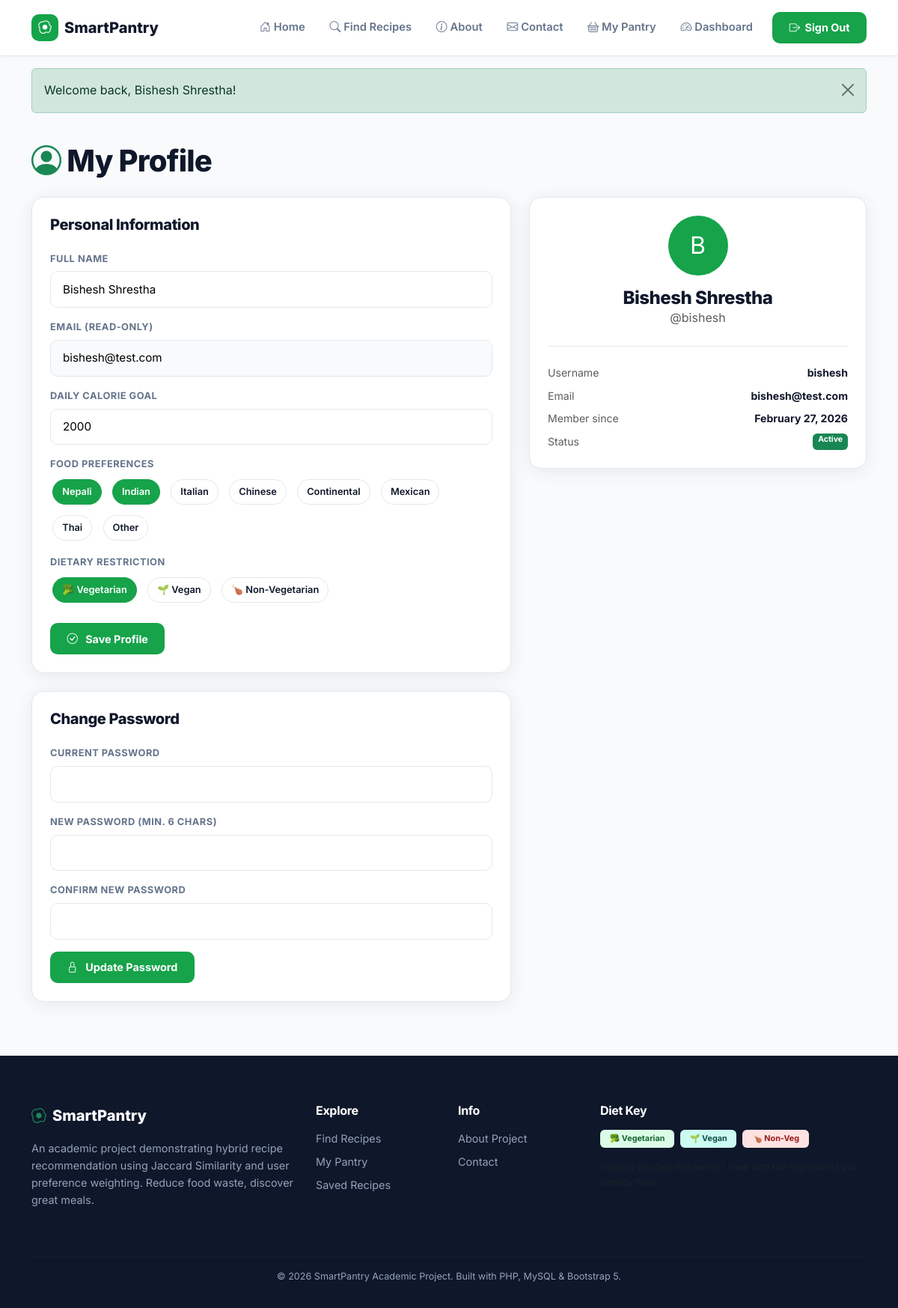
/views/user/profile.php (signed in), run on the app's committed database.
### tables this page shows
CREATE TABLE users (
    id INT AUTO_INCREMENT PRIMARY KEY,
    full_name VARCHAR(100) NOT NULL,
    username VARCHAR(50) NOT NULL UNIQUE,
    email VARCHAR(100) NOT NULL UNIQUE,
    password VARCHAR(255) NOT NULL,
    food_preferences TEXT DEFAULT NULL,
    dietary_restrictions TEXT DEFAULT NULL,
    daily_calorie_goal INT DEFAULT 2000,
    status ENUM('active','deactivated') DEFAULT 'active',
    created_at TIMESTAMP DEFAULT CURRENT_TIMESTAMP,
    INDEX idx_username (username),
    INDEX idx_email (email),
    INDEX idx_status (status)
);

### config/database.php (called while the page is built, shortened)
<?php
class Database {
    private string $host     = 'localhost';
    private string $db_name  = 'smartpantry';
    private string $username = 'root';
    private string $password = '1234';
    private ?PDO   $conn     = null;
    public function getConnection(): ?PDO {
        try {
            $this->conn = new PDO(
                "mysql:host={$this->host};dbname={$this->db_name};charset=utf8mb4",
                $this->username,
                $this->password,
                [
                    PDO::ATTR_ERRMODE            => PDO::ERRMODE_EXCEPTION,
                    PDO::ATTR_DEFAULT_FETCH_MODE => PDO::FETCH_ASSOC,
                    PDO::ATTR_EMULATE_PREPARES   => false,
                ]
            );
        } catch (PDOException $e) {
            error_log('DB Connection Error: ' . $e->getMessage());
            return null;
        }
        return $this->conn;
    }
}
function getDB(): ?PDO {
    static $db = null;
    if ($db === null) {
        $database = new Database();
        $db = $database->getConnection();
    }
    return $db;
}

### models/User.php (called while the page is built, shortened)
<?php
require_once __DIR__ . '/../config/database.php';
require_once __DIR__ . '/../includes/functions.php';
class User {
    private ?PDO   $db;
    private string $table = 'users';
    public function __construct() { $this->db = getDB(); }
    public function getById(int $id): ?array {
        $st = $this->db->prepare(
            "SELECT id, full_name, username, email, food_preferences,
                    dietary_restrictions, daily_calorie_goal, status, created_at
             FROM {$this->table} WHERE id = ? LIMIT 1"
        );
        $st->execute([$id]);
        return $st->fetch() ?: null;
    }
}

### views/user/profile.php (the view, shortened to what this page needs)
<?php
require_once __DIR__ . '/../../includes/functions.php';
require_once __DIR__ . '/../../models/User.php';
$userModel = new User();
$user      = $userModel->getById((int)$_SESSION['user_id']);
$prefs     = getFoodPreferences($user['food_preferences'] ?? '');
$diets     = getDietaryRestrictions($user['dietary_restrictions'] ?? '');
require_once __DIR__ . '/../includes/header.php';
?>
<div class="container-xl py-4">
  <h1 class="fw-black mb-4"><i class="bi bi-person-circle text-success me-2"></i>My Profile</h1>
  <div class="row g-4">
    <div class="col-lg-7">
      <div class="sp-card p-4 mb-4">
        <h5 class="fw-black mb-4">Personal Information</h5>
        <form method="POST" action="<?= BASE_URL ?>controllers/UserController.php">
          <div class="mb-3">
            <label class="sp-label">Full Name</label>
            <input type="text" name="full_name" class="sp-form-control" required
                   value="<?= htmlspecialchars($user['full_name'] ?? '') ?>">
          </div>
          <div class="mb-3">
            <label class="sp-label">Email (read-only)</label>
            <input type="email" class="sp-form-control" value="<?= htmlspecialchars($user['email'] ?? '') ?>" readonly
                   style="background:#f8fafc;cursor:not-allowed;">
          </div>
          <div class="mb-3">
            <label class="sp-label">Daily Calorie Goal</label>
            <input type="number" name="daily_calorie_goal" class="sp-form-control"
                   value="<?= $user['daily_calorie_goal'] ?? 2000 ?>" min="800" max="5000">
          </div>
          <div class="mb-3">
            <label class="sp-label">Food Preferences</label>
            <div class="d-flex flex-wrap gap-2">
              <?php foreach (RECIPE_CATEGORIES as $cat): ?>
                <label class="ingredient-chip <?= in_array($cat, $prefs) ? 'active' : '' ?>">
                  <?= $cat ?>
                </label>
              <?php endforeach; ?>
            </div>
          </div>
          <div class="mb-4">
            <label class="sp-label">Dietary Restriction</label>
            <div class="d-flex flex-wrap gap-2">
              <?php foreach (DIET_TYPES as $dt): ?>
                <label class="ingredient-chip <?= in_array($dt, $diets) ? 'active' : '' ?>">
                  <?= dietBadgeIcon($dt) ?> <?= $dt ?>
                </label>
              <?php endforeach; ?>
            </div>
          </div>
          <button type="submit" class="btn-sp-primary">
            <i class="bi bi-check-circle me-1"></i> Save Profile
          </button>
        </form>
      </div>
      <div class="sp-card p-4">
        <h5 class="fw-black mb-4">Change Password</h5>
        <form method="POST" action="<?= BASE_URL ?>controllers/UserController.php">
          <div class="mb-3">
            <label class="sp-label">Current Password</label>
            <input type="password" name="current_password" class="sp-form-control" required>
          </div>
          <div class="mb-3">
            <label class="sp-label">New Password (min. 6 chars)</label>
            <input type="password" name="new_password" class="sp-form-control" minlength="6" required>
          </div>
          <div class="mb-3">
            <label class="sp-label">Confirm New Password</label>
            <input type="password" name="confirm_password" class="sp-form-control" minlength="6" required>
          </div>
          <button type="submit" class="btn-sp-primary">
            <i class="bi bi-lock me-1"></i> Update Password
          </button>
        </form>
      </div>
    </div>
    <div class="col-lg-5">
      <div class="sp-card p-4">
        <div class="text-center mb-4">
          <div class="mx-auto d-flex align-items-center justify-content-center rounded-circle text-white fw-black"
               style="width:80px;height:80px;font-size:2rem;background:var(--sp-primary);">
            <?= strtoupper(substr($user['full_name'] ?? 'U', 0, 1)) ?>
          </div>
          <h4 class="fw-black mt-3 mb-0"><?= htmlspecialchars($user['full_name'] ?? '') ?></h4>
          <p class="text-muted">@<?= htmlspecialchars($user['username'] ?? '') ?></p>
        </div>
        <div class="divider"></div>
        <div class="d-flex flex-column gap-2" style="font-size:.88rem;">
          <div class="d-flex justify-content-between">
            <span class="text-muted">Username</span>
            <strong><?= htmlspecialchars($user['username'] ?? '') ?></strong>
          </div>
          <div class="d-flex justify-content-between">
            <span class="text-muted">Email</span>
            <strong><?= htmlspecialchars($user['email'] ?? '') ?></strong>
          </div>
          <div class="d-flex justify-content-between">
            <span class="text-muted">Member since</span>
            <strong><?= formatDate($user['created_at'] ?? date('Y-m-d')) ?></strong>
          </div>
          <div class="d-flex justify-content-between">
            <span class="text-muted">Status</span>
            <span class="badge bg-success">Active</span>
          </div>
        </div>
      </div>
    </div>
  </div>
</div>
<?php require_once __DIR__ . '/../includes/footer.php'; ?>

### assets/css/style.css (style rules this page uses)
:root { --sp-primary: #16a34a; --sp-primary-dark: #15803d; --sp-primary-light: #dcfce7; --sp-dark: #0f172a; --sp-gray: #64748b; --sp-light: #f8fafc; --sp-border: #e2e8f0; --sp-radius: 16px; --sp-radius-sm: 10px; --sp-shadow: 0 4px 24px rgba(0,0,0,.07); --sp-shadow-lg: 0 12px 48px rgba(0,0,0,.12); --veg-color: #16a34a; --vegan-color: #0d9488; --nonveg-color: #dc2626; }
*, *::before, *::after { box-sizing: border-box; }
body { font-family: 'Inter', system-ui, -apple-system, sans-serif; background: var(--sp-light); color: var(--sp-dark); line-height: 1.6; }
h1,h2,h3,h4,h5,h6 { font-weight: 800; letter-spacing: -0.02em; }
.btn-sp-primary { background: var(--sp-primary); color: #fff; border: none; border-radius: var(--sp-radius-sm); padding: .6rem 1.4rem; font-weight: 700; font-size: .9rem; transition: all .2s; cursor: pointer; display: inline-flex; align-items: center; gap: .4rem; }
.sp-card { background: #fff; border-radius: var(--sp-radius); border: 1px solid var(--sp-border); box-shadow: var(--sp-shadow); transition: transform .25s, box-shadow .25s; overflow: hidden; }
.ingredient-chip { display: inline-flex; align-items: center; gap: .35rem; padding: .35rem .75rem; border-radius: 99px; border: 1.5px solid var(--sp-border); font-size: .8rem; font-weight: 600; cursor: pointer; margin: .2rem; transition: all .2s; background: #fff; color: var(--sp-dark); user-select: none; }
.ingredient-chip.active { background: var(--sp-primary); border-color: var(--sp-primary); color: #fff; }
.sp-form-control { width: 100%; padding: .7rem 1rem; border: 1.5px solid var(--sp-border); border-radius: var(--sp-radius-sm); font-size: .95rem; font-family: inherit; outline: none; transition: border-color .2s; background: #fff; }
.sp-label { display: block; font-size: .8rem; font-weight: 700; text-transform: uppercase; letter-spacing: .5px; color: var(--sp-gray); margin-bottom: .4rem; }
.divider { border: none; border-top: 1px solid var(--sp-border); margin: 1.5rem 0; }

### data on the page
users: full_name "Bishesh Shrestha", email "bishesh@test.com", daily_calorie_goal "2000", full_name "B", username "bishesh"

### other printed values
$_SESSION['flash_success'] "Welcome back, Bishesh Shrestha!"
$cat "Nepali"
$cat "Indian"
$cat "Italian"
$cat "Chinese"
$cat "Continental"
$cat "Mexican"
$cat "Thai"
$cat "Other"
dietBadgeIcon($dt) "🥦"
$dt "Vegetarian"
dietBadgeIcon($dt) "🌱"
$dt "Vegan"
dietBadgeIcon($dt) "🍗"
$dt "Non-Vegetarian"
